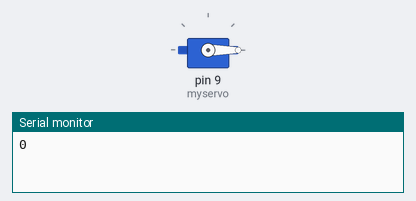
A sketch run on a simulated Arduino Uno, built with avr-gcc and run on an emulated ATmega328P. Parts: servo, the last lines printed to the serial monitor.

Above: at 0.05 s.
At 4.5 s:
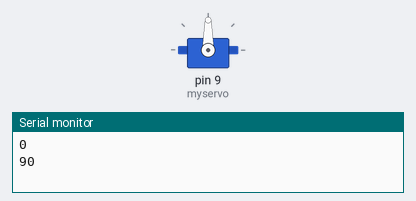
At 9.0 s:
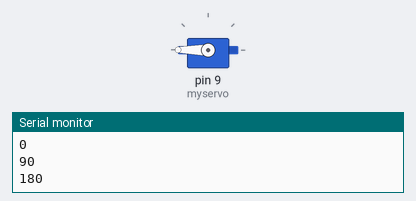
Timing chart, 0 to 11.7 s (numbered marks = the images above):
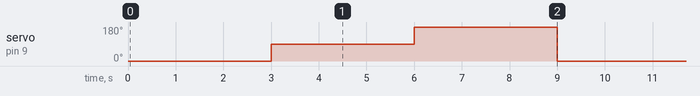

The sketch:

ServoMotor.ino
```cpp
#include <Servo.h>    //servo kütüphanesi

Servo myservo;       //myservo adı değişken adı, istediğini yaz

void setup() {
  Serial.begin(9600);
  myservo.attach(9); //, servo motoru 9 nolu porta bağla (Serial.begin() gibi )
}

void loop() {
  Serial.println("0");
  myservo.write(0);
  delay(3000);

  Serial.println("90");
  myservo.write(90);
  delay(3000);

  Serial.println("180");
  myservo.write(180);
  delay(3000);


}
```

Measured:
- by itself, servo on pin 9 (myservo): repeats every 9.0 s: 180° 3.0 s, 0° 3.0 s, 90° 3.0 s
